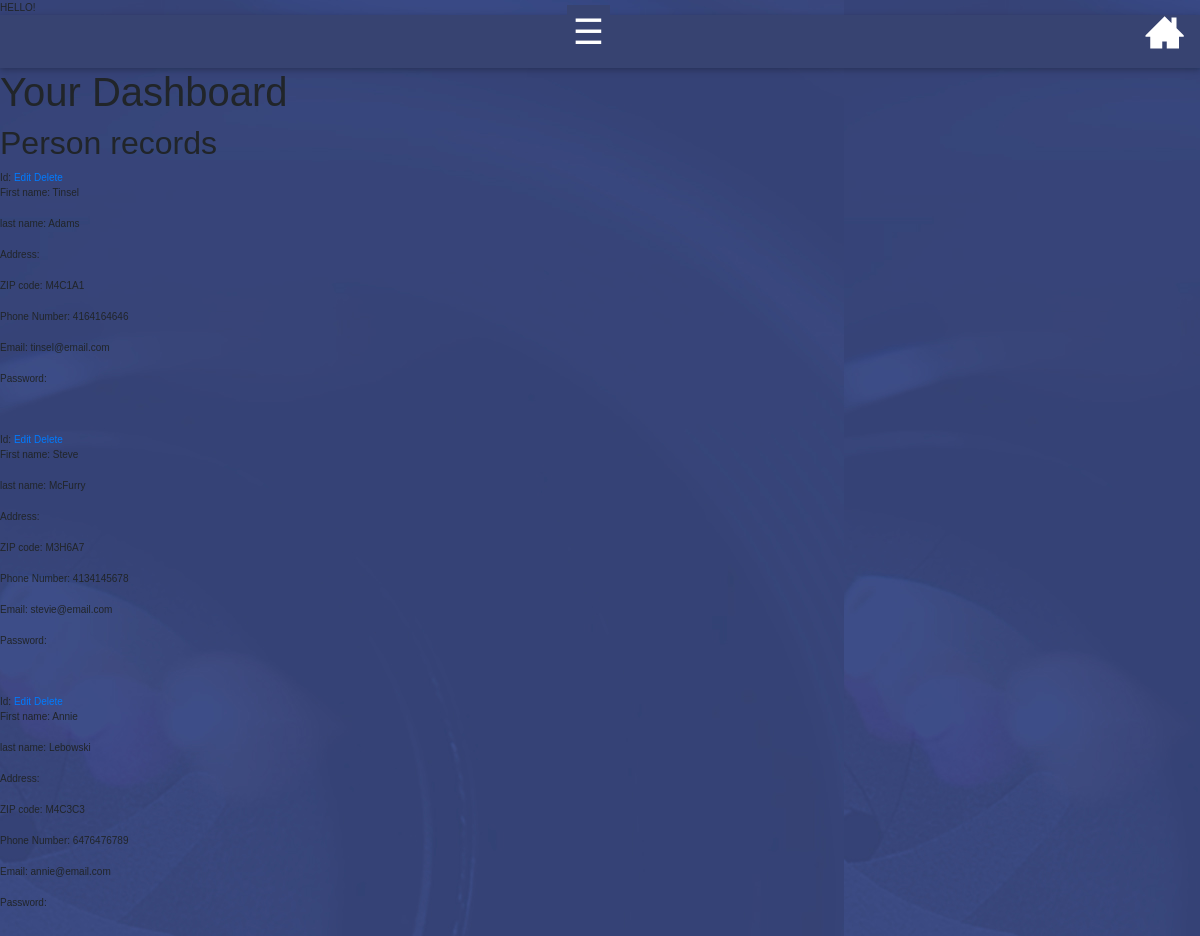
/dashboard.php (signed in), run on the app's committed database.
### tables this page shows
CREATE TABLE `users` (
  `user_id` int(11) NOT NULL,
  `fname` varchar(64) NOT NULL,
  `lname` varchar(64) NOT NULL,
  `postal_code` varchar(16) NOT NULL,
  `phone` varchar(255) NOT NULL,
  `email` varchar(255) NOT NULL,
  `password` varchar(64) NOT NULL,
  `password2` varchar(64) NOT NULL,
  `avatar` blob NOT NULL,
  `registration_time` timestamp NOT NULL DEFAULT CURRENT_TIMESTAMP ON UPDATE CURRENT_TIMESTAMP
);

### dashboard.php (the view, shortened to what this page needs)
<?php
if($_SESSION['logged-in'] == false){
	echo("You are not allowed to view this page");
	?><a href="login.php">Go to login</a><?php
} else {
	$dsn = "mysql:host=localhost;dbname=marza_RangeFinderApp;charset=utf8mb4";
	$dbusername = "marza_RANGE";
	$dbpassword = "0+BqNh-giRnw";
	$pdo = new PDO($dsn, $dbusername, $dbpassword);
	$stmt = $pdo->prepare("SELECT * FROM `users`");
	$stmt->execute();
}
?>
<?php
include 'head-n-header.php';
?>
<head>
</head>
<body>
	<h1>Your Dashboard</h1>
	<section id="person-records">
		<h2>Person records</h2>
		<?php
		while($row = $stmt->fetch()) {
			?><div>
				Id: <?php echo($row["id"]); ?>
				<span><a href="edit.php?id=<?php echo($row["user_id"]); ?>">Edit</a></span>
				<span><a href="delete.php?id=<?php echo($row["user_id"]); ?>">Delete</a></span>
				<p>First name: <?php echo($row["fname"]); ?></p>
				<p>last name: <?php echo($row["lname"]); ?></p>
				<p>Address: <?php echo($row["address"]); ?></p>
				<p>ZIP code: <?php echo($row["postal_code"]); ?></p>
				<p>Phone Number: <?php echo($row["phone"]); ?></p>
				<p>Email: <?php echo($row["email"]); ?></p>
				<p>Password: <?php echo($row["Password"]); ?></p>
				<br/>
				<br/>
			</div>
		<?php }
		?>
	</section>
</body>
<?php
include 'javascript-n-footer.php';
?>

### head-n-header.php (shortened to what this page needs)
<!DOCTYPE html>
<html lang="en">
<head>
	<link rel="stylesheet" href="https://use.fontawesome.com/releases/v5.8.1/css/all.css">
	<link href="css/bootstrap.min.css" rel="stylesheet">
	<link href="css/mdb.min.css" rel="stylesheet">
	<link href="css/style.css" rel="stylesheet">
	<link rel="stylesheet" type="text/css" href="css/my-custom.css">
</head>
<header>
	<nav class="navbar navbar-dark  indigo darken-2">
		<button class="openbtn" onclick="openNav()">☰</button>
		<a class="openbtn" href="index.php"><img src="img/home.png"></a>
	</nav>
</header>

### javascript-n-footer.php (shortened to what this page needs)
</html>

### css/my-custom.css (style rules this page uses)
body { font-size:62.5%; font-family:"Microsoft YaHei",Arial; overflow-x:hidden; overflow-y:auto; background-image: url(img/background.jpg); }
.openbtn { color: white; font-size: 3.5em; margin-left:-8em; margin-top: -1.5%; background-color: #374371; border: none; }
* { box-sizing: border-box; }

### head-n-header.php (style rules this page uses)
body { font-size:62.5%; font-family:"Microsoft YaHei",Arial; overflow-x:hidden; overflow-y:auto; background-color:#ffffff; }
.openbtn { color: white; font-size: 3.5em; margin-left:-8em; margin-top: -1.5%; background-color: #374371; border: none; }

### data on the page
users: fname "Tinsel", lname "Adams", postal_code "M4C1A1", phone "4164164646", email "tinsel@email.com"
users: fname "Steve", lname "McFurry", postal_code "M3H6A7", phone "4134145678", email "stevie@email.com"
users: fname "Annie", lname "Lebowski", postal_code "M4C3C3", phone "6476476789", email "annie@email.com"
